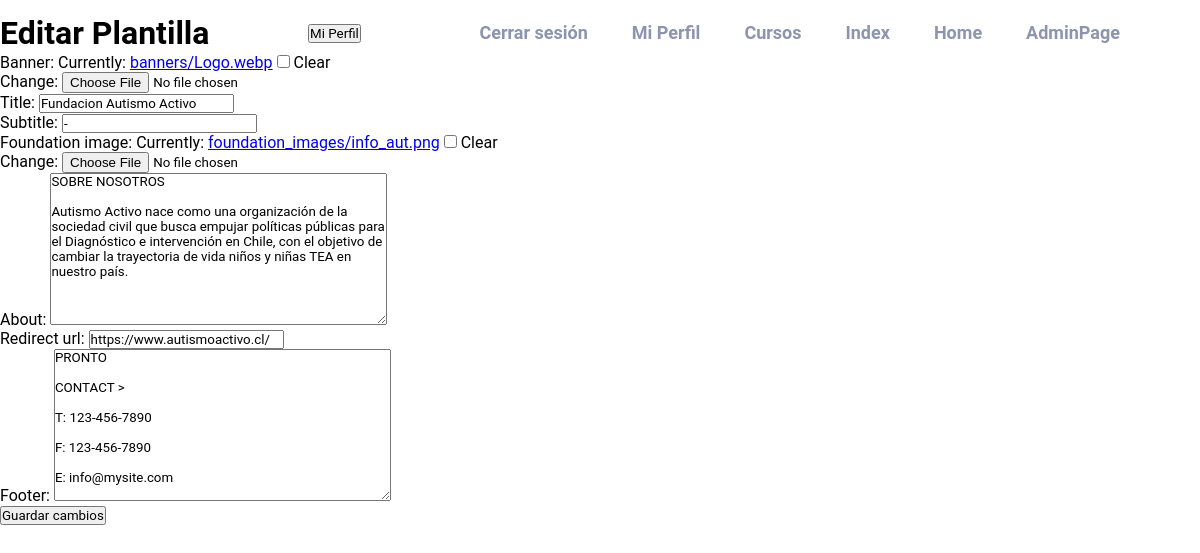
The page /autismoActivo/edit_template/ (signed in) on the database its author committed.
### tasks/models.py (models this page shows, shortened)
class Organizacion(models.Model):
    user = models.OneToOneField(CustomUser, on_delete=models.CASCADE)
    banner = models.ImageField(upload_to='banners/', null=True, blank=True)
    title = models.CharField(max_length=200, null=True, blank=True)
    subtitle = models.CharField(max_length=200, null=True, blank=True)
    foundation_image = models.ImageField(upload_to='foundation_images/', null=True, blank=True)
    about = models.TextField(null=True, blank=True)
    redirect_url = models.URLField(max_length=200, null=True, blank=True)
    footer = models.TextField(null=True, blank=True)

### tasks/views.py (the view)
# urls.py: path('<str:username>/edit_template/', views.edit_organization_template, name='edit_organization_template'),
@login_required
def edit_organization_template(request, username):
    user = get_object_or_404(CustomUser, username=username)
    if request.user != user or user.user_type != 2:
        return HttpResponseForbidden("No tienes permiso para editar esta plantilla.")
    if request.method == 'POST':
        form = EditOrganizationTemplateForm(request.POST, request.FILES, instance=user.organizacion)
        if form.is_valid():
            form.save()
            return redirect('profile', username=username)
    else:
        form = EditOrganizationTemplateForm(instance=user.organizacion)
    return render(request, 'tasks/perfiles/edit_organization_template.html', {'form': form})

### tasks/forms.py
class EditOrganizationTemplateForm(forms.ModelForm):
    class Meta:
        model = Organizacion
        fields = ['banner', 'title', 'subtitle', 'foundation_image', 'about', 'redirect_url', 'footer']

### tasks/templates/tasks/perfiles/edit_organization_template.html (shortened to what this page needs)
{% extends "../bases/header_base.html" %}
{% block header %}
  <h1> Editar Plantilla </h1>
  <a href="{% url 'profile' request.user.username %}">
    <button type="button">Mi Perfil</button>
</a>
{% endblock %}
{% block content %}
  <form method="post" enctype="multipart/form-data">
    {{ form.as_p }}
    <button type="submit">Guardar cambios</button>
  </form>
{% endblock %}

### tasks/templates/tasks/bases/header_base.html (style rules this page uses)
* { margin: 0; padding: 0; font-family: 'Roboto', sans-serif; box-sizing: border-box; }

### rows shown on the page
Organizacion: title "Fundacion Autismo Activo", subtitle "-", about "SOBRE NOSOTROS Autismo Activo nace como una organización de la sociedad civil que busca empujar políticas públicas para el Diagnóstico e intervención en Chile, con el objetivo de cambiar la trayectoria de vida niños y niñas TEA en nuestro país.", redirect_url "https://www.autismoactivo.cl/", footer "PRONTO CONTACT > T: 123-456-7890 F: 123-456-7890 E: info@mysite.com"
